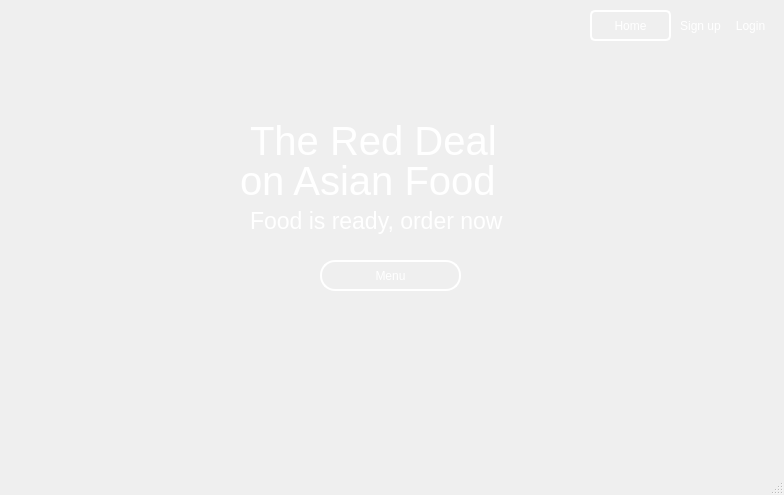
<?xml version="1.0" encoding="UTF-8"?>
<ui version="4.0">
 <class>MainWindow</class>
 <widget class="QMainWindow" name="MainWindow">
  <property name="geometry">
   <rect>
    <x>0</x>
    <y>0</y>
    <width>784</width>
    <height>495</height>
   </rect>
  </property>
  <property name="windowTitle">
   <string>MainWindow</string>
  </property>
  <widget class="QWidget" name="centralwidget">
   <widget class="QLabel" name="label">
    <property name="geometry">
     <rect>
      <x>250</x>
      <y>120</y>
      <width>271</width>
      <height>41</height>
     </rect>
    </property>
    <property name="font">
     <font>
      <family>Segoe UI</family>
      <pointsize>30</pointsize>
      <italic>false</italic>
      <fontweight>Black</fontweight>
     </font>
    </property>
    <property name="styleSheet">
     <string notr="true">color:rgb(255, 255, 255);
font: 900 30pt &quot;Segoe UI&quot;;</string>
    </property>
    <property name="text">
     <string>The Red Deal</string>
    </property>
   </widget>
   <widget class="QLabel" name="label_2">
    <property name="geometry">
     <rect>
      <x>240</x>
      <y>160</y>
      <width>321</width>
      <height>41</height>
     </rect>
    </property>
    <property name="font">
     <font>
      <family>Segoe UI</family>
      <pointsize>30</pointsize>
      <italic>false</italic>
      <fontweight>Black</fontweight>
     </font>
    </property>
    <property name="styleSheet">
     <string notr="true">color:rgb(255, 255, 255);
font: 900 30pt &quot;Segoe UI&quot;;</string>
    </property>
    <property name="text">
     <string>on Asian Food</string>
    </property>
   </widget>
   <widget class="QLabel" name="label_3">
    <property name="geometry">
     <rect>
      <x>250</x>
      <y>200</y>
      <width>281</width>
      <height>41</height>
     </rect>
    </property>
    <property name="font">
     <font>
      <family>Segoe UI</family>
      <pointsize>17</pointsize>
      <italic>false</italic>
      <fontweight>DemiBold</fontweight>
     </font>
    </property>
    <property name="styleSheet">
     <string notr="true">color:rgb(255, 255, 255);
font: 600 17pt &quot;Segoe UI&quot;;</string>
    </property>
    <property name="text">
     <string>Food is ready, order now</string>
    </property>
   </widget>
   <widget class="QLabel" name="label_4">
    <property name="geometry">
     <rect>
      <x>0</x>
      <y>0</y>
      <width>781</width>
      <height>451</height>
     </rect>
    </property>
    <property name="text">
     <string/>
    </property>
    <property name="pixmap">
     <pixmap>../img/3.jpg</pixmap>
    </property>
    <property name="scaledContents">
     <bool>true</bool>
    </property>
   </widget>
   <widget class="QPushButton" name="pushButton">
    <property name="geometry">
     <rect>
      <x>710</x>
      <y>10</y>
      <width>81</width>
      <height>31</height>
     </rect>
    </property>
    <property name="styleSheet">
     <string notr="true">border-radius:5px;

color:rgb(255, 255, 255)</string>
    </property>
    <property name="text">
     <string>Login</string>
    </property>
   </widget>
   <widget class="QPushButton" name="pushButton_3">
    <property name="geometry">
     <rect>
      <x>590</x>
      <y>10</y>
      <width>81</width>
      <height>31</height>
     </rect>
    </property>
    <property name="styleSheet">
     <string notr="true">border: 2px solid white;
border-radius:5px;
color:rgb(255, 255, 255);
</string>
    </property>
    <property name="text">
     <string>Home</string>
    </property>
   </widget>
   <widget class="QPushButton" name="pushButton_7">
    <property name="geometry">
     <rect>
      <x>660</x>
      <y>10</y>
      <width>81</width>
      <height>31</height>
     </rect>
    </property>
    <property name="styleSheet">
     <string notr="true">border-radius:5px;
color:rgb(255, 255, 255)</string>
    </property>
    <property name="text">
     <string>Sign up</string>
    </property>
   </widget>
   <widget class="QPushButton" name="pushButton_4">
    <property name="geometry">
     <rect>
      <x>320</x>
      <y>260</y>
      <width>141</width>
      <height>31</height>
     </rect>
    </property>
    <property name="styleSheet">
     <string notr="true">border: 2px solid white;
border-radius:15px;
color:rgb(255, 255, 255);
</string>
    </property>
    <property name="text">
     <string>Menu</string>
    </property>
   </widget>
   <widget class="QLabel" name="label_5">
    <property name="geometry">
     <rect>
      <x>330</x>
      <y>326</y>
      <width>49</width>
      <height>20</height>
     </rect>
    </property>
    <property name="text">
     <string/>
    </property>
   </widget>
   <zorder>label_4</zorder>
   <zorder>label</zorder>
   <zorder>label_2</zorder>
   <zorder>label_3</zorder>
   <zorder>pushButton</zorder>
   <zorder>pushButton_3</zorder>
   <zorder>pushButton_7</zorder>
   <zorder>pushButton_4</zorder>
   <zorder>label_5</zorder>
  </widget>
  <widget class="QMenuBar" name="menubar">
   <property name="geometry">
    <rect>
     <x>0</x>
     <y>0</y>
     <width>784</width>
     <height>22</height>
    </rect>
   </property>
  </widget>
  <widget class="QStatusBar" name="statusbar"/>
 </widget>
 <resources/>
 <connections/>
</ui>
